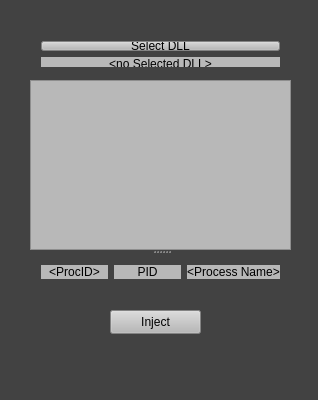
<?xml version="1.0" encoding="UTF-8"?>
<ui version="4.0">
 <class>QtLoadClass</class>
 <widget class="QWidget" name="QtLoadClass">
  <property name="geometry">
   <rect>
    <x>0</x>
    <y>0</y>
    <width>318</width>
    <height>400</height>
   </rect>
  </property>
  <property name="windowTitle">
   <string>QtLoad</string>
  </property>
  <property name="styleSheet">
   <string notr="true">background-color: rgb(66, 66, 66);</string>
  </property>
  <widget class="QPushButton" name="injectButton">
   <property name="geometry">
    <rect>
     <x>110</x>
     <y>310</y>
     <width>91</width>
     <height>24</height>
    </rect>
   </property>
   <property name="styleSheet">
    <string notr="true">background-color: rgb(184, 184, 184);</string>
   </property>
   <property name="text">
    <string>Inject</string>
   </property>
  </widget>
  <widget class="QSplitter" name="splitter">
   <property name="geometry">
    <rect>
     <x>30</x>
     <y>80</y>
     <width>261</width>
     <height>210</height>
    </rect>
   </property>
   <property name="orientation">
    <enum>Qt::Vertical</enum>
   </property>
   <widget class="QListWidget" name="processListWidget">
    <property name="styleSheet">
     <string notr="true">background-color: rgb(184, 184, 184);</string>
    </property>
   </widget>
   <widget class="QWidget" name="layoutWidget">
    <layout class="QHBoxLayout" name="horizontalLayout_2">
     <item>
      <widget class="QLabel" name="procIDLabel">
       <property name="styleSheet">
        <string notr="true">background-color: rgb(184, 184, 184);</string>
       </property>
       <property name="text">
        <string>&lt;html&gt;&lt;head/&gt;&lt;body&gt;&lt;p align=&quot;center&quot;&gt;&amp;lt;ProcID&amp;gt;&lt;/p&gt;&lt;/body&gt;&lt;/html&gt;</string>
       </property>
      </widget>
     </item>
     <item>
      <widget class="QLabel" name="pidLabel">
       <property name="styleSheet">
        <string notr="true">background-color: rgb(184, 184, 184);</string>
       </property>
       <property name="text">
        <string>&lt;html&gt;&lt;head/&gt;&lt;body&gt;&lt;p align=&quot;center&quot;&gt;PID&lt;/p&gt;&lt;/body&gt;&lt;/html&gt;</string>
       </property>
      </widget>
     </item>
     <item>
      <widget class="QLabel" name="procNameLabel">
       <property name="styleSheet">
        <string notr="true">background-color: rgb(184, 184, 184);</string>
       </property>
       <property name="text">
        <string>&lt;html&gt;&lt;head/&gt;&lt;body&gt;&lt;p align=&quot;center&quot;&gt;&amp;lt;Process Name&amp;gt;&lt;/p&gt;&lt;/body&gt;&lt;/html&gt;</string>
       </property>
      </widget>
     </item>
    </layout>
   </widget>
  </widget>
  <widget class="QWidget" name="layoutWidget">
   <property name="geometry">
    <rect>
     <x>30</x>
     <y>30</y>
     <width>261</width>
     <height>48</height>
    </rect>
   </property>
   <layout class="QGridLayout" name="gridLayout">
    <item row="2" column="0">
     <widget class="QLabel" name="selectedDllLabel">
      <property name="styleSheet">
       <string notr="true">background-color: rgb(184, 184, 184);</string>
      </property>
      <property name="text">
       <string>&lt;html&gt;&lt;head/&gt;&lt;body&gt;&lt;p align=&quot;center&quot;&gt;&amp;lt;no Selected DLL&amp;gt;&lt;/p&gt;&lt;/body&gt;&lt;/html&gt;</string>
      </property>
     </widget>
    </item>
    <item row="1" column="0">
     <widget class="QPushButton" name="selectDllButton">
      <property name="styleSheet">
       <string notr="true">background-color: rgb(184, 184, 184);</string>
      </property>
      <property name="text">
       <string>Select DLL</string>
      </property>
     </widget>
    </item>
   </layout>
  </widget>
 </widget>
 <layoutdefault spacing="6" margin="11"/>
 <resources>
  <include location="qtload.qrc"/>
 </resources>
 <connections/>
</ui>
